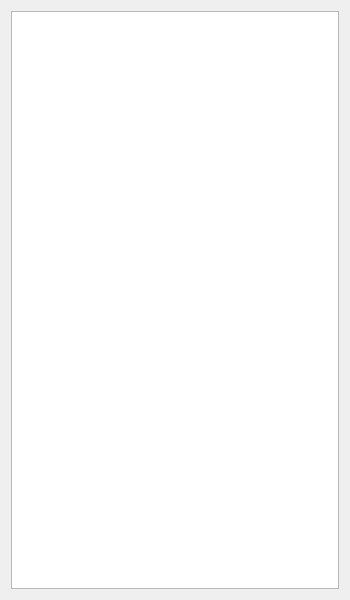
<?xml version="1.0" encoding="UTF-8"?>
<ui version="4.0">
 <class>DbExplorerWindow</class>
 <widget class="QWidget" name="DbExplorerWindow">
  <property name="geometry">
   <rect>
    <x>0</x>
    <y>0</y>
    <width>350</width>
    <height>600</height>
   </rect>
  </property>
  <property name="windowTitle">
   <string>Veritabanı Gezgini</string>
  </property>
  <layout class="QVBoxLayout" name="verticalLayout">
   <item>
    <widget class="QTreeWidget" name="treeWidget_DB">
     <property name="alternatingRowColors">
      <bool>true</bool>
     </property>
     <property name="headerHidden">
      <bool>true</bool> 
     </property>
     <column>
      <property name="text">
       <string>Veritabanı Yapısı</string>
      </property>
     </column>
    </widget>
   </item>
  </layout>
 </widget>
 <resources/>
 <connections/>
</ui>
